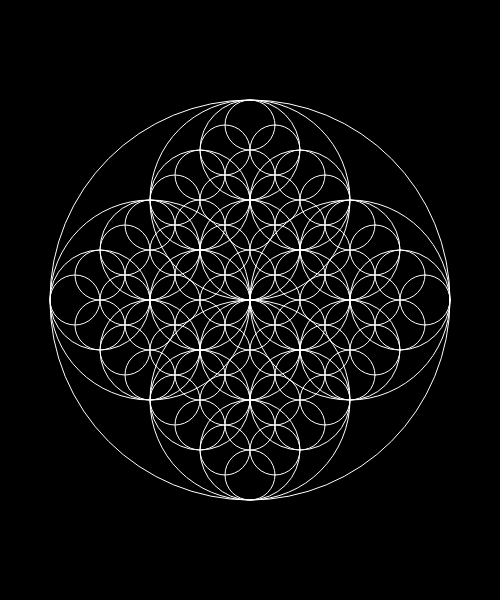
Frame 1 (no input)
Frame 2 (the mouse pressed at the canvas centre, redrawn once): identical to frame 1, image omitted

The p5.js sketch that drew this single still picture (run headless with seeded random() and noise() and a simulated clock; the mouse was pressed at the canvas centre and the sketch redrawn once):

// p5.js sketch
// ── sketch.js
var c = 0;

function setup() {
  createCanvas(500, 600);
  background(0);
  noFill();
  stroke(255);
  drawCircle(width / 2, height / 2, 400);

  print(c);
}

function draw() {
  noLoop();

}

function drawCircle(x, y, dia) {
  ellipse(x, y, dia, dia);

  dia = dia * 1 / 2; // play with the number
  //recursive function
  if (dia > 40) { // give it an end! or it never ends and crushes.
    drawCircle(x - dia / 2, y, dia);
    drawCircle(x + dia / 2, y, dia);
    drawCircle(x, y - dia / 2, dia);
    drawCircle(x, y + dia / 2, dia);
  }

  c += 1;
}
